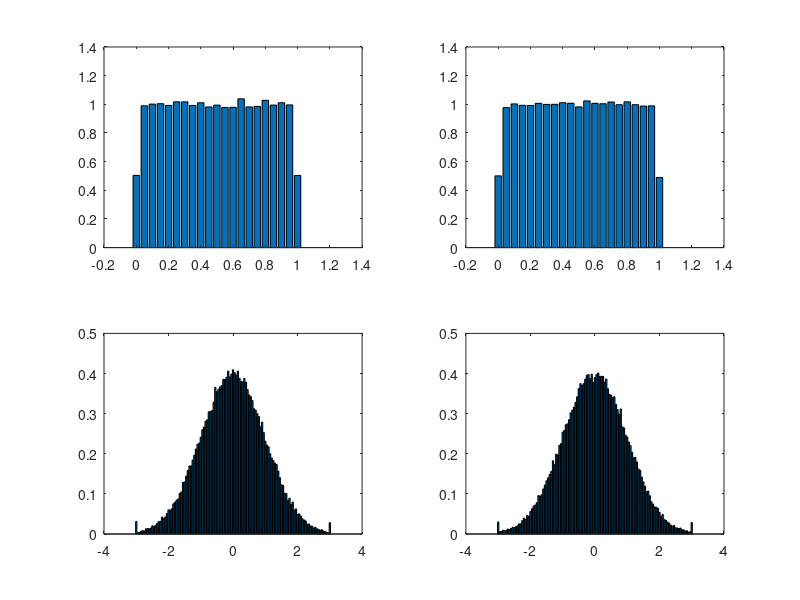

Here is the MATLAB script that generated this plot:
clear all;
close all;
clc;

Nexp = 100000;

U1 = rand(1, Nexp);
U2 = rand(1, Nexp);

SU = -0.1 : 0.05 : 1.1;  % espaço amostral
freq_U1 = hist(U1, SU);
pdf_U1 = freq_U1 / trapz(SU, freq_U1);
freq_U2 = hist(U2, SU);
pdf_U2 = freq_U2 / trapz(SU, freq_U2);
figure(1)
subplot(2, 2, 1);
bar(SU, pdf_U1 );
subplot(2, 2, 2);
bar(SU, pdf_U2);
% -------------------------------------------------------------
R = sqrt(-2 * log(U1));
T = 2 * pi * U2;
Z0 = R .* cos(T);
Z1 = R .* sin(T);
% -------------------------------------------------------------
SZ = -3 : 0.05 : 3;  % espaço amostral
freq_Z0 = hist(Z0, SZ);
pdf_Z0 = freq_Z0 / trapz(SZ, freq_Z0);
freq_Z1 = hist(Z1, SZ);
pdf_Z1 = freq_Z1 / trapz(SZ, freq_Z1);

subplot(2, 2, 3);
bar(SZ, pdf_Z0);
subplot(2, 2, 4);
bar(SZ, pdf_Z1);